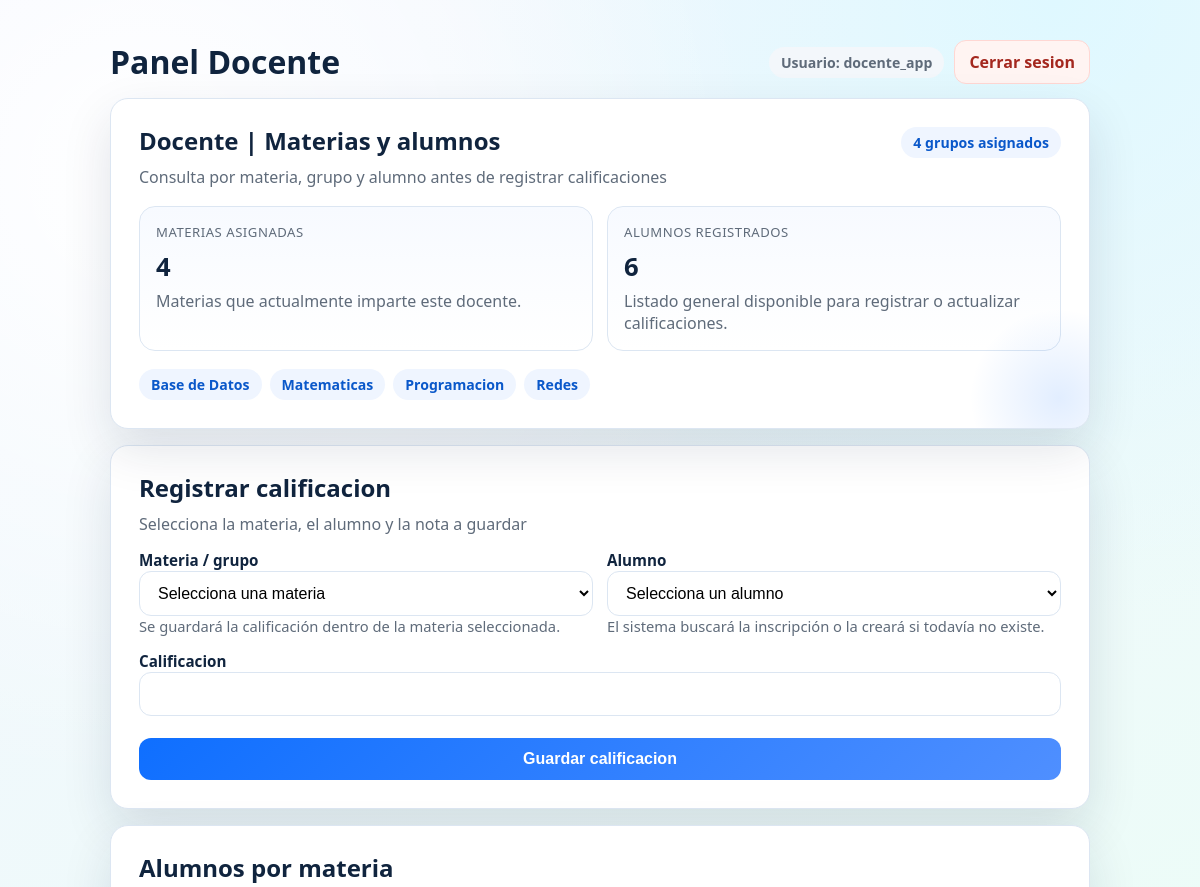
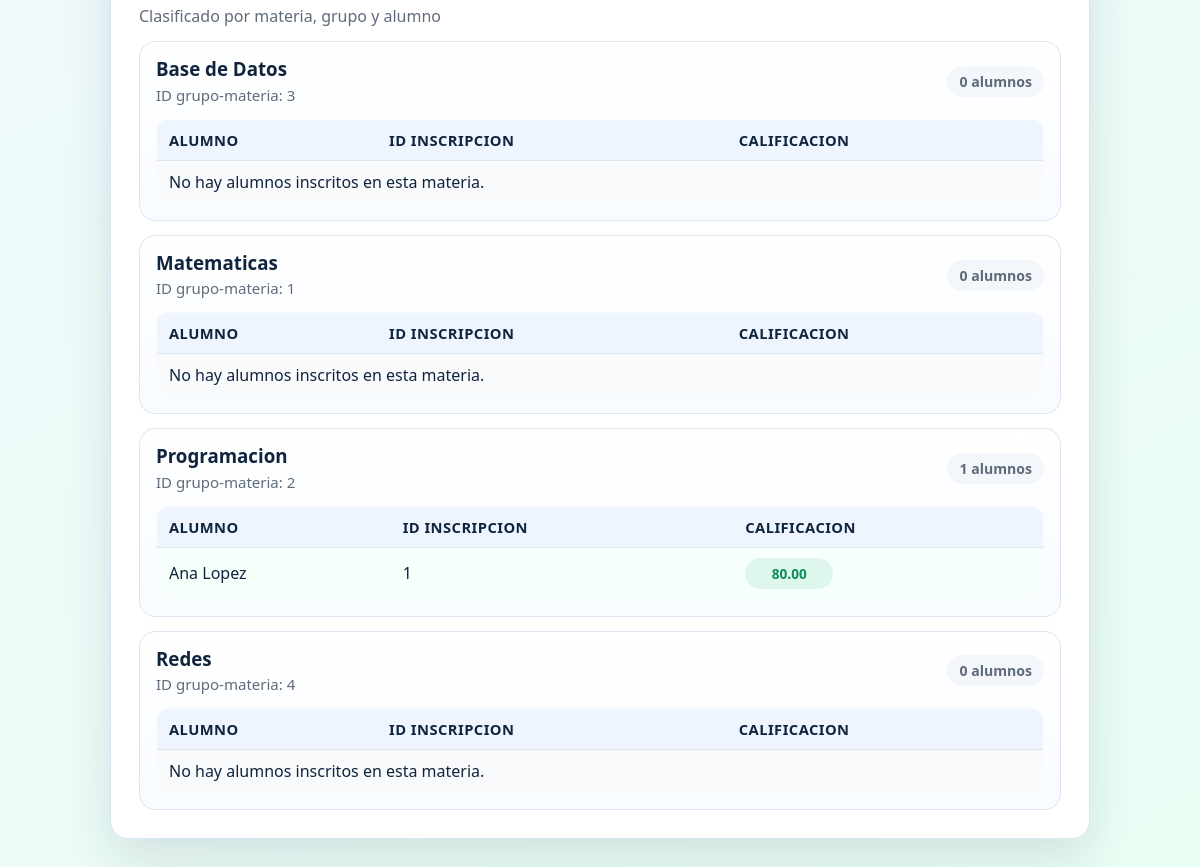
The app's page /docente.php (signed in) with its own data (2 pictures, top to bottom).
### tables this page shows
CREATE TABLE IF NOT EXISTS grupo_materia_docente (
    id_gmd INT AUTO_INCREMENT PRIMARY KEY,
    id_materia INT NOT NULL,
    id_docente INT NOT NULL,
    grupo VARCHAR(20) NOT NULL,
    periodo VARCHAR(20) NOT NULL,
    INDEX idx_gmd_materia (id_materia),
    INDEX idx_gmd_docente (id_docente),
    CONSTRAINT fk_gmd_materia
        FOREIGN KEY (id_materia) REFERENCES materias(id_materia)
        ON UPDATE CASCADE
        ON DELETE RESTRICT,
    CONSTRAINT fk_gmd_docente
        FOREIGN KEY (id_docente) REFERENCES usuarios(id_usuario)
        ON UPDATE CASCADE
        ON DELETE RESTRICT
);

CREATE TABLE IF NOT EXISTS materias (
    id_materia INT AUTO_INCREMENT PRIMARY KEY,
    nombre VARCHAR(100) NOT NULL UNIQUE
);

CREATE TABLE IF NOT EXISTS alumnos (
    id_alumno INT AUTO_INCREMENT PRIMARY KEY,
    id_usuario INT NOT NULL UNIQUE,
    nombre VARCHAR(100) NOT NULL,
    INDEX idx_alumnos_usuario (id_usuario),
    CONSTRAINT fk_alumnos_usuario
        FOREIGN KEY (id_usuario) REFERENCES usuarios(id_usuario)
        ON UPDATE CASCADE
        ON DELETE RESTRICT
);

CREATE TABLE IF NOT EXISTS inscripciones (
    id_inscripcion INT AUTO_INCREMENT PRIMARY KEY,
    id_alumno INT NOT NULL,
    id_gmd INT NOT NULL,
    fecha_inscripcion DATETIME NOT NULL DEFAULT CURRENT_TIMESTAMP,
    UNIQUE KEY uq_inscripciones_alumno_gmd (id_alumno, id_gmd),
    INDEX idx_inscripciones_alumno (id_alumno),
    INDEX idx_inscripciones_gmd (id_gmd),
    CONSTRAINT fk_inscripciones_alumno
        FOREIGN KEY (id_alumno) REFERENCES alumnos(id_alumno)
        ON UPDATE CASCADE
        ON DELETE CASCADE,
    CONSTRAINT fk_inscripciones_gmd
        FOREIGN KEY (id_gmd) REFERENCES grupo_materia_docente(id_gmd)
        ON UPDATE CASCADE
        ON DELETE RESTRICT
);

### docente.php (the view, shortened to what this page needs)
<?php
include("conexion.php");
function clase_calificacion($valor)
{
	return ((float)$valor < 70) ? "fail" : "pass";
}
function clase_fila_calificacion($valor)
{
	return ((float)$valor < 70) ? "row-fail" : "row-pass";
}
$username = $_SESSION['username'] ?? '';
$idDocente = 0;
if ($username !== '') {
	$sqlDocente = "SELECT id_usuario FROM usuarios WHERE username = ? AND id_rol = 2 LIMIT 1";
	$stmtDocente = $conn->prepare($sqlDocente);
	if ($stmtDocente) {
		$stmtDocente->bind_param("s", $username);
		$stmtDocente->execute();
		$stmtDocente->store_result();
		$stmtDocente->bind_result($idUsuarioDocente);
		if ($stmtDocente->fetch()) {
			$idDocente = (int)$idUsuarioDocente;
		}
	}
}
$materiasAsignadas = [];
$sqlMaterias = "SELECT gmd.id_gmd, m.nombre AS materia
FROM grupo_materia_docente gmd
INNER JOIN materias m ON gmd.id_materia = m.id_materia
WHERE gmd.id_docente = " . (int)$idDocente . "
ORDER BY m.nombre";
$resultMaterias = $conn->query($sqlMaterias);
if ($resultMaterias) {
	while ($row = $resultMaterias->fetch_assoc()) {
		$materiasAsignadas[] = $row;
	}
}
$alumnosFormulario = [];
$sqlAlumnos = "SELECT id_alumno, nombre FROM alumnos ORDER BY nombre";
$resultAlumnos = $conn->query($sqlAlumnos);
if ($resultAlumnos) {
	while ($row = $resultAlumnos->fetch_assoc()) {
		$alumnosFormulario[] = $row;
	}
}
$gruposDocente = [];
$sqlGrupos = "SELECT gmd.id_gmd, m.nombre AS materia,
a.id_alumno, a.nombre AS alumno, i.id_inscripcion,
COALESCE(c.calificacion, 'Sin calificacion') AS calificacion
FROM grupo_materia_docente gmd
INNER JOIN materias m ON gmd.id_materia = m.id_materia
LEFT JOIN inscripciones i ON i.id_gmd = gmd.id_gmd
LEFT JOIN alumnos a ON i.id_alumno = a.id_alumno
LEFT JOIN calificaciones c ON i.id_inscripcion = c.id_inscripcion
WHERE gmd.id_docente = " . (int)$idDocente . "
ORDER BY m.nombre, a.nombre";
$resultGrupos = $conn->query($sqlGrupos);
if ($resultGrupos) {
	while ($row = $resultGrupos->fetch_assoc()) {
		$idGrupo = (int)$row['id_gmd'];
		if (!isset($gruposDocente[$idGrupo])) {
			$gruposDocente[$idGrupo] = [
				'id_gmd' => $idGrupo,
				'materia' => $row['materia'],
				'grupo' => 'N/A',
				'periodo' => '',
				'alumnos' => []
			];
		}
		if (!empty($row['id_alumno'])) {
			$gruposDocente[$idGrupo]['alumnos'][] = $row;
		}
	}
}
?>
<!DOCTYPE html>
<html lang="es">
<head>
<link rel="stylesheet" href="styles.css">
</head>
<body>
<main class="page">
<div class="topbar">
<h1>Panel Docente</h1>
<div class="topbar-actions">
<span class="chip soft">Usuario: <?php echo htmlspecialchars($username !== '' ? $username : 'docente'); ?></span>
<a class="btn-ghost" href="logout.php">Cerrar sesion</a>
</div>
</div>
<section class="card form-shell">
<div class="section-head">
<div>
<h2>Docente | Materias y alumnos</h2>
<p class="subtitle">Consulta por materia, grupo y alumno antes de registrar calificaciones</p>
</div>
<span class="chip"><?php echo count($gruposDocente); ?> grupos asignados</span>
</div>
<div class="summary-grid">
<div class="summary-card">
<span class="summary-label">Materias asignadas</span>
<span class="summary-value"><?php echo count($materiasAsignadas); ?></span>
<p>Materias que actualmente imparte este docente.</p>
</div>
<div class="summary-card">
<span class="summary-label">Alumnos registrados</span>
<span class="summary-value"><?php echo count($alumnosFormulario); ?></span>
<p>Listado general disponible para registrar o actualizar calificaciones.</p>
</div>
</div>
<?php if (!empty($materiasAsignadas)) { ?>
<div class="chip-list">
<?php foreach ($materiasAsignadas as $materiaChip) { ?>
<span class="chip"><?php echo htmlspecialchars($materiaChip['materia']); ?></span>
<?php } ?>
</div>
<?php } else { ?>
<p class="alert error">No hay materias asignadas para este docente.</p>
<?php } ?>
</section>
<section class="card" style="margin-top:16px;">
<div class="section-head">
<div>
<h2>Registrar calificacion</h2>
<p class="subtitle">Selecciona la materia, el alumno y la nota a guardar</p>
</div>
</div>
<?php if (!empty($gruposDocente) && !empty($alumnosFormulario)) { ?>
<form action="guardar_calificacion.php" method="POST" class="form-grid two-col">
<div>
<label for="id_gmd">Materia / grupo</label>
<select id="id_gmd" name="id_gmd" required>
<option value="">Selecciona una materia</option>
</select>
<p class="form-note">Se guardará la calificación dentro de la materia seleccionada.</p>
</div>
<div>
<label for="id_alumno">Alumno</label>
<select id="id_alumno" name="id_alumno" required>
<option value="">Selecciona un alumno</option>
</select>
<p class="form-note">El sistema buscará la inscripción o la creará si todavía no existe.</p>
</div>
<div class="full-span">
<label for="calificacion">Calificacion</label>
<input id="calificacion" type="number" name="calificacion" min="0" max="100" step="0.01" required>
</div>
<div class="full-span">
<button type="submit">Guardar calificacion</button>
</div>
</form>
<?php } else { ?>
<p class="alert error">No hay datos suficientes para registrar calificaciones.</p>
<?php } ?>
</section>
<section class="card" style="margin-top:16px;">
<div class="section-head">
<div>
<h2>Alumnos por materia</h2>
<p class="subtitle">Clasificado por materia, grupo y alumno</p>
</div>
</div>
<?php if (!empty($gruposDocente)) { ?>
<div class="group-list">
<?php foreach ($gruposDocente as $grupo) { ?>
<article class="group-card">
<div class="group-head">
<div>
<h3><?php echo htmlspecialchars($grupo['materia']); ?></h3>
<p class="meta-line">ID grupo-materia: <?php echo htmlspecialchars((string)$grupo['id_gmd']); ?></p>
</div>
<span class="chip soft"><?php echo count($grupo['alumnos']); ?> alumnos</span>
</div>
<div class="table-wrap">
<table class="table-compact">
<tr>
<th>Alumno</th>
<th>ID Inscripcion</th>
<th>Calificacion</th>
</tr>
<?php if (!empty($grupo['alumnos'])) { ?>
<?php foreach ($grupo['alumnos'] as $alumnoGrupo) { ?>
<?php
$calificacionValor = $alumnoGrupo['calificacion'];
$claseScore = clase_calificacion($calificacionValor);
$claseFila = clase_fila_calificacion($calificacionValor);
$textoScore = is_numeric($calificacionValor)
	? number_format((float)$calificacionValor, 2)
	: (string)$calificacionValor;
?>
<tr class="<?php echo $claseFila; ?>">
<td><?php echo htmlspecialchars($alumnoGrupo['alumno']); ?></td>
<td><?php echo htmlspecialchars((string)$alumnoGrupo['id_inscripcion']); ?></td>
<td><span class="score-badge <?php echo $claseScore; ?>"><?php echo htmlspecialchars($textoScore); ?></span></td>
</tr>
<?php } ?>
<?php } else { ?>
<tr><td colspan="3">No hay alumnos inscritos en esta materia.</td></tr>
<?php } ?>
</table>
</div>
</article>
<?php } ?>
</div>
<?php } else { ?>
<p class="alert error">Este docente todavía no tiene materias o grupos asignados.</p>
<?php } ?>
</section>
</main>
</body>
</html>

### records on screen
grupo_materia_docente: id_materia.nombre "Base de Datos"
grupo_materia_docente: id_materia.nombre "Matematicas"
grupo_materia_docente: id_materia.nombre "Programacion", alumnos.nombre "Ana Lopez", inscripciones.id_inscripcion "1", textoScore "80.00"
grupo_materia_docente: id_materia.nombre "Redes"

### other values on screen
$username !== '' ? $username : 'docente' "docente_app"
count($gruposDocente) "4"
count($materiasAsignadas) "4"
count($alumnosFormulario) "6"
$grupo['materia'] "Base de Datos"
$grupo['id_gmd'] "3"
count($grupo['alumnos']) "0"
$grupo['materia'] "Matematicas"
$grupo['id_gmd'] "1"
$grupo['materia'] "Programacion"
$grupo['id_gmd'] "2"
count($grupo['alumnos']) "1"
$grupo['materia'] "Redes"
$grupo['id_gmd'] "4"
